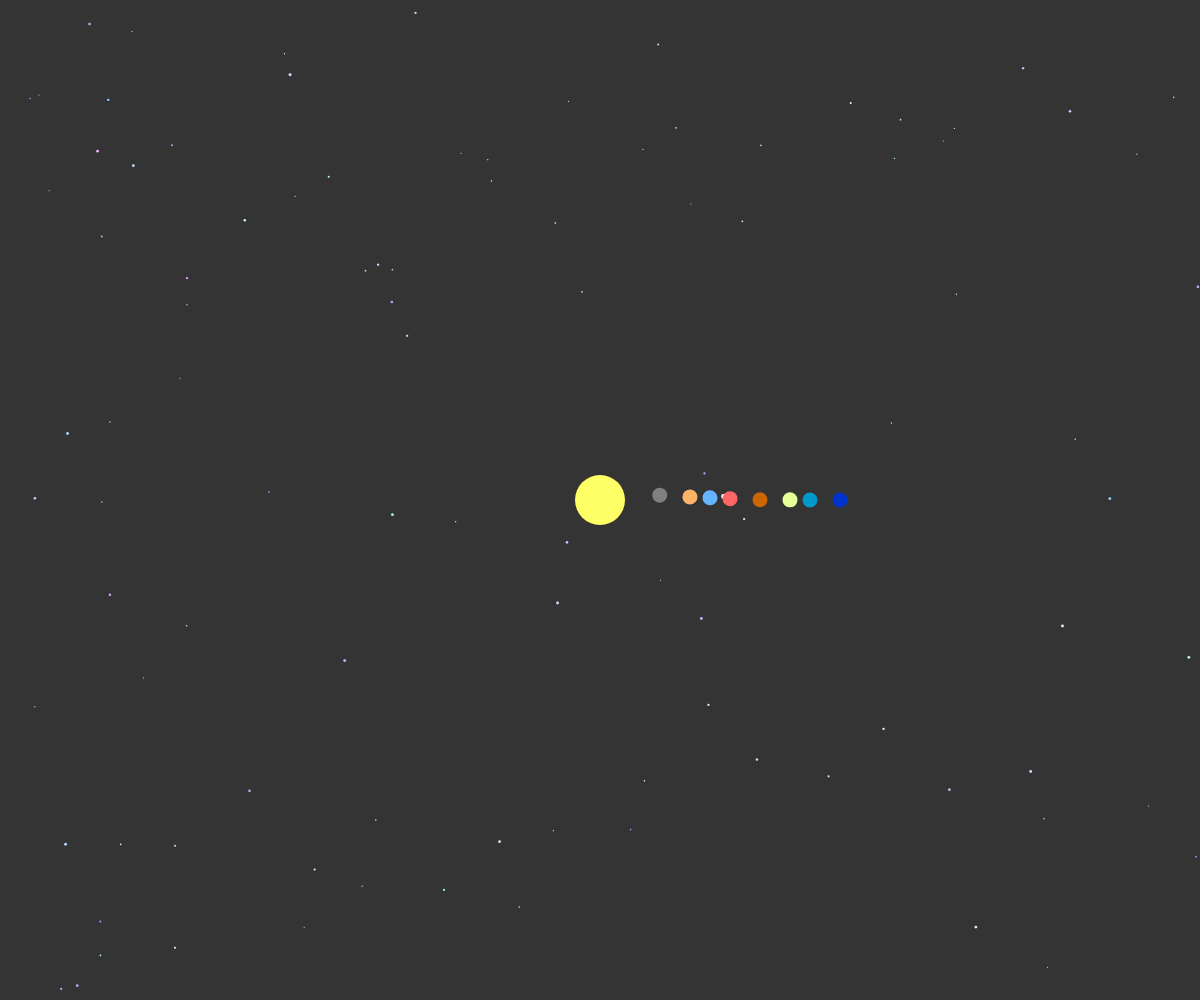
Frame 1 (no input)
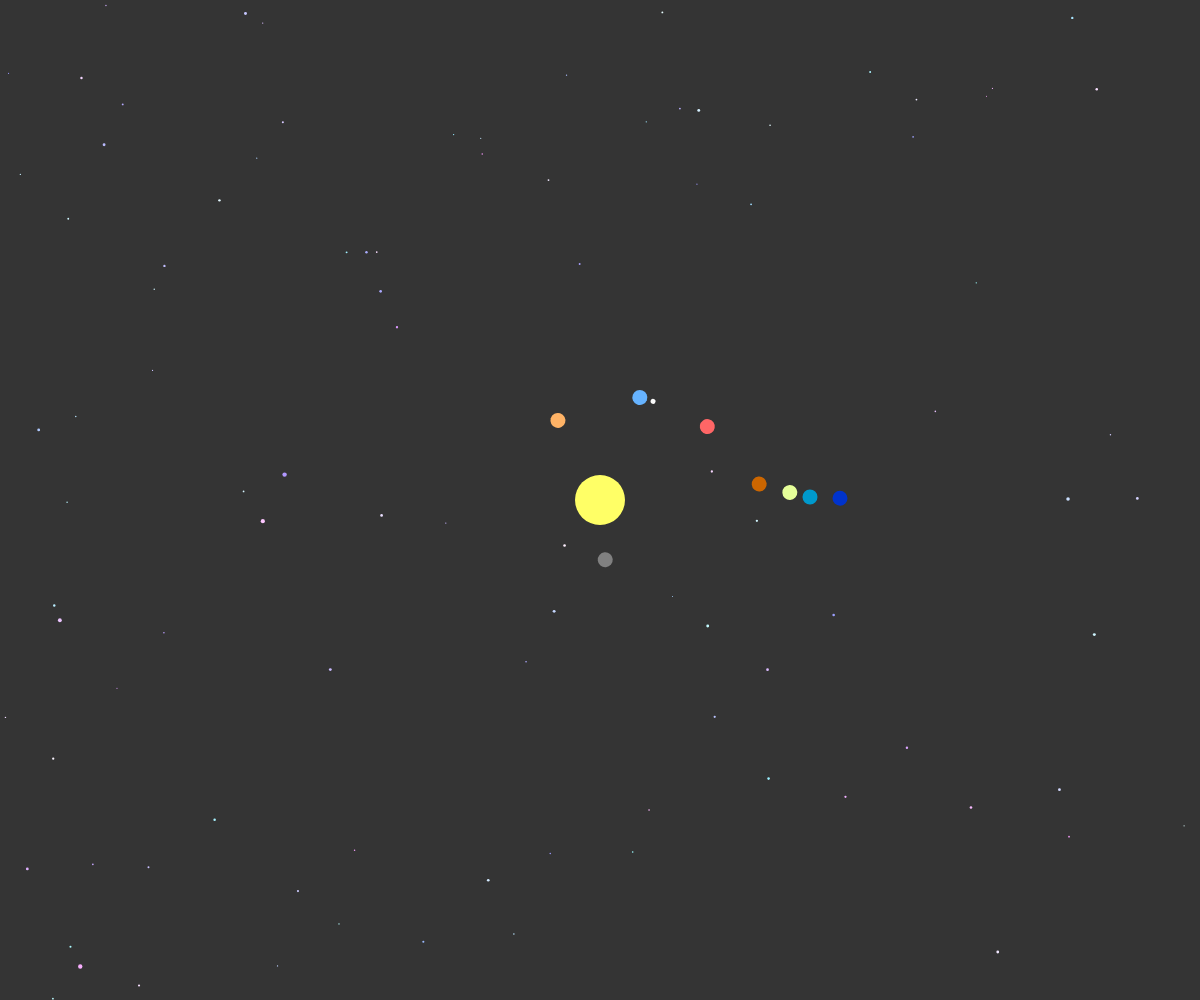
Frame 60 (no input)
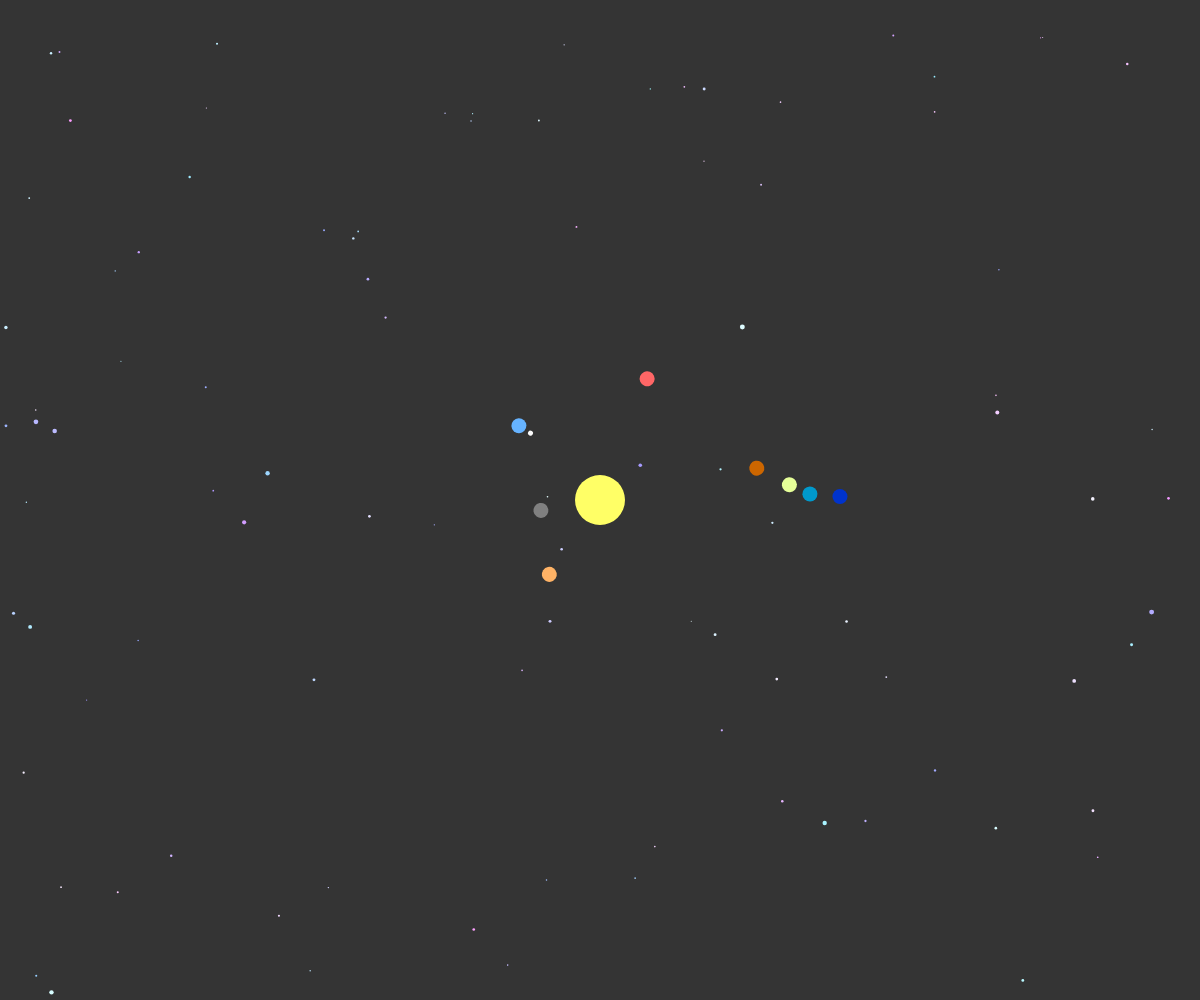
Frame 120 (the mouse pressed at the canvas centre since frame 60)

The p5.js sketch that drew these frames (run headless with seeded random() and noise() and a simulated clock; from frame 60 on, the mouse is pressed at the canvas centre):

// p5.js sketch
// ── sketch.js

var planets = [];
var stars = [];

var numStars = 1000;
var earthSpeed = 0.02 * -1;

function setup() {
    createCanvas(window.innerWidth,window.innerHeight);
    createSun();
    createMercury();
    createVenus();
    createEarth();
    createMars();
    createJupiter();
    createSaturn();
    createUranus();
    createNeptune();

    for(var i = 0; i < numStars; i++) {
        this.stars.push(new star());
    };
}

function createSun() {
    var c = color(255,255,102);
    var sun = new planet(c, 0, 50, 0);

    this.planets.push(sun);
};

function createMercury() {
    var c = color(128,128,128);
    var s = earthSpeed * (12 / 3);
    var mercury = new planet(c, 60, 15, s);

    this.planets.push(mercury);
};

function createVenus() {
    var c = color(255,179,102);
    var s = earthSpeed * (12 / 7);
    var venus = new planet(c, 90, 15, s);

    this.planets.push(venus);
};

function createEarth() {
    var c = color(102,179,255);
    var earth = new planet(c, 110, 15, earthSpeed);
    earth.addMoon();
    
    this.planets.push(earth);
}

function createMars() {
    var c = color(255,102,102);
    var s = earthSpeed / 2;
    var mars = new planet(c, 130, 15, s);

    this.planets.push(mars);
}

function createJupiter() {
    var c = color(204,102,0);
    var s = earthSpeed / 12;
    var jupiter = new planet(c, 160, 15, s);

    this.planets.push(jupiter);
}

function createSaturn() {
    var c = color(230, 255, 153);
    var s = earthSpeed / 30;
    var saturn = new planet(c, 190, 15, s);

    this.planets.push(saturn);
}

function createUranus() {
    var c = color(0, 153, 204);
    var s = earthSpeed / 84;
    var uranus = new planet(c, 210, 15, s);

    this.planets.push(uranus);
}

function createNeptune() {
    var c = color(0, 51, 204);
    var s = earthSpeed / 165;
    var neptune = new planet(c, 240, 15, s);

    this.planets.push(neptune);
}

function draw() {
    background(52);
    translate(width/2, height/2);

    for(var i = 0; i < stars.length; i++) {
        this.stars[i].update();
        this.stars[i].show();
    };

    for(var i = 0; i < planets.length; i++) {
        this.planets[i].update();
        this.planets[i].show();
    };

}

// ── planet.js
// planet class
function planet(c, d, r, s) {
    var colour = c;
    var distance = d;
    var radius = r;
    
    var angle = TWO_PI;
    var speed = s;

    var moons = [];

    this.addMoon = function() {
        var moon = new planet(250, distance/8, radius/3, speed * 4);
        moons.push(moon);
    };

    this.update = function() {
        angle += speed;
    }

    this.show = function() {
        push();

        fill(colour);
        rotate(angle);
        translate(distance, 0);
        
        ellipse(0,0,radius,radius);

        for(var m = 0; m < moons.length; m++) {
            moons[m].update();
            moons[m].show();
        };

        pop();
    };
};
// ── star.js
function star() {
    var s = random(1, 3);
    var x = random(-width, width);
    var y = random(-height, height);
    var z = random(width);
    var c = color(255,255,255);

    this.update = function() {
        z = z - 1;
        c = color(random(150,255), random(150,255), 255);
        if(z < 1) {
            s = random(1, 5);
            x = random(-width, width);
            y = random(-height, height);
            z = width;
        };
    };
    
    this.show = function(){
        fill(c);
        noStroke();

        var sx = map(x / z, 0, 1,0, width);
        var sy = map(y / z, 0, 1,0, height);

        ellipse(sx,sy,s,s);
    };
}
